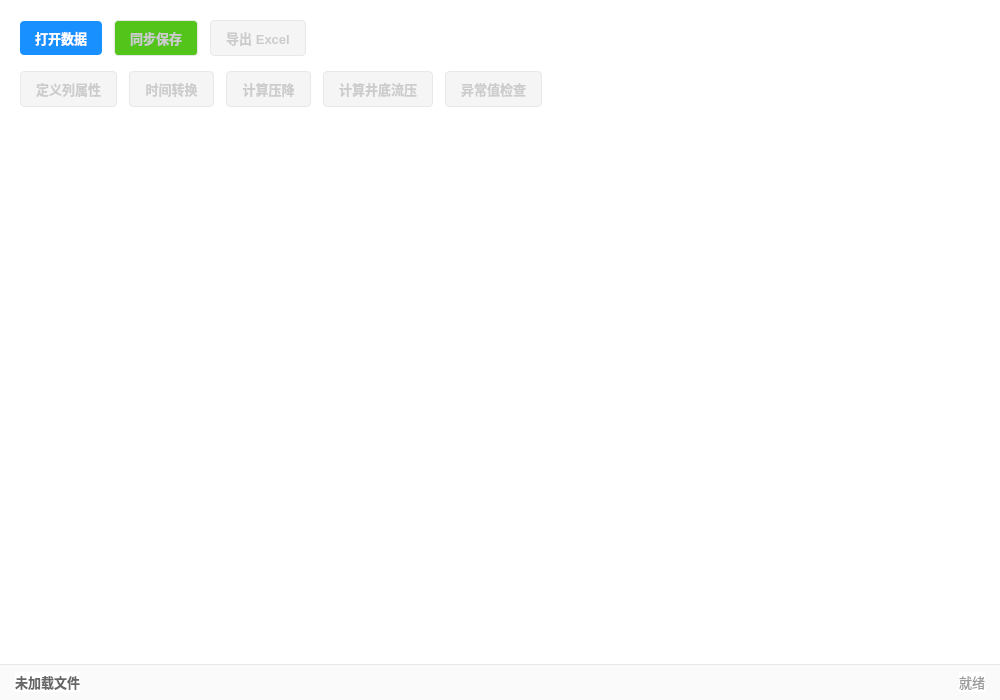
<?xml version="1.0" encoding="UTF-8"?>
<ui version="4.0">
 <class>WT_DataWidget</class>
 <widget class="QWidget" name="WT_DataWidget">
  <property name="geometry">
   <rect>
    <x>0</x>
    <y>0</y>
    <width>1000</width>
    <height>700</height>
   </rect>
  </property>
  <property name="windowTitle">
   <string>WT_DataWidget</string>
  </property>
  <property name="styleSheet">
   <string notr="true">/* 全局设置 */
QWidget {
    background-color: #FFFFFF;
    color: #333333;
    font-family: &quot;Microsoft YaHei&quot;, sans-serif;
    font-size: 13px;
}

/* 顶部操作区：保留背景色，无边框 */
QWidget#topPanel {
    background-color: #FFFFFF;
    border: none;
}

/* 底部信息栏 */
QWidget#bottomPanel {
    background-color: #FAFAFA;
    border-top: 1px solid #E8E8E8;
}

/* 按钮通用样式：蓝色主题 */
QPushButton {
    background-color: #1890FF;
    border: none;
    border-radius: 4px;
    padding: 5px 15px;
    color: #FFFFFF;
    min-height: 24px;
    font-weight: bold;
}
QPushButton:hover {
    background-color: #40A9FF;
}
QPushButton:pressed {
    background-color: #096DD9;
}
QPushButton:disabled {
    background-color: #F5F5F5;
    color: #CCCCCC;
    border: 1px solid #E8E8E8;
}

/* 特殊按钮：同步保存 (绿色) */
QPushButton#btnSave {
    background-color: #52C41A;
}
QPushButton#btnSave:hover {
    background-color: #73D13D;
}
QPushButton#btnSave:pressed {
    background-color: #389E0D;
}

/* QTabWidget 样式优化：体现分区，显示横线 */
QTabWidget::pane {
    border: none;
    /* 这里设置横线，颜色稍深以体现分割 */
    border-top: 1px solid #D9D9D9;
    background: #FFFFFF;
    /* top: 0px 表示不重叠，横线完整显示 */
    top: 0px;
}

QTabBar::tab {
    background: #FFFFFF;
    border: none;
    /* 底部透明边框，占位 */
    border-bottom: 2px solid transparent;
    padding: 8px 20px;
    min-width: 80px;
    color: #666666;
    margin-right: 2px;
    /* 底部外边距为0，紧贴横线 */
    margin-bottom: 0px;
}

QTabBar::tab:selected {
    color: #1890FF;
    font-weight: bold;
    /* 选中时，底部出现蓝色指示条，位于横线之上 */
    border-bottom: 2px solid #1890FF;
    background-color: #E6F7FF;
    /* 可选：选中时背景微蓝，增加区分度 */
}

QTabBar::tab:hover {
    color: #40A9FF;
}

/* 底部标签 */
QLabel#filePathLabel {
    color: #666666;
    font-weight: bold;
}
QLabel#statusLabel {
    color: #999999;
}
</string>
  </property>
  <layout class="QVBoxLayout" name="verticalLayout_Main">
   <property name="spacing">
    <number>0</number>
   </property>
   <property name="leftMargin">
    <number>0</number>
   </property>
   <property name="topMargin">
    <number>0</number>
   </property>
   <property name="rightMargin">
    <number>0</number>
   </property>
   <property name="bottomMargin">
    <number>0</number>
   </property>
   <item>
    <widget class="QWidget" name="topPanel" native="true">
     <layout class="QVBoxLayout" name="verticalLayout_Top">
      <property name="spacing">
       <number>15</number>
      </property>
      <property name="leftMargin">
       <number>20</number>
      </property>
      <property name="topMargin">
       <number>20</number>
      </property>
      <property name="rightMargin">
       <number>20</number>
      </property>
      <property name="bottomMargin">
       <number>15</number>
      </property>
      <item>
       <layout class="QHBoxLayout" name="horizontalLayout_FileOps">
        <property name="spacing">
         <number>12</number>
        </property>
        <item>
         <widget class="QPushButton" name="btnOpenFile">
          <property name="minimumSize">
           <size>
            <width>82</width>
            <height>34</height>
           </size>
          </property>
          <property name="cursor">
           <cursorShape>PointingHandCursor</cursorShape>
          </property>
          <property name="text">
           <string>打开数据</string>
          </property>
         </widget>
        </item>
        <item>
         <widget class="QPushButton" name="btnSave">
          <property name="enabled">
           <bool>false</bool>
          </property>
          <property name="cursor">
           <cursorShape>PointingHandCursor</cursorShape>
          </property>
          <property name="text">
           <string>同步保存</string>
          </property>
         </widget>
        </item>
        <item>
         <widget class="QPushButton" name="btnExport">
          <property name="enabled">
           <bool>false</bool>
          </property>
          <property name="cursor">
           <cursorShape>PointingHandCursor</cursorShape>
          </property>
          <property name="text">
           <string>导出 Excel</string>
          </property>
         </widget>
        </item>
        <item>
         <spacer name="horizontalSpacer_File">
          <property name="orientation">
           <enum>Qt::Orientation::Horizontal</enum>
          </property>
          <property name="sizeHint" stdset="0">
           <size>
            <width>40</width>
            <height>20</height>
           </size>
          </property>
         </spacer>
        </item>
       </layout>
      </item>
      <item>
       <layout class="QHBoxLayout" name="horizontalLayout_DataTools">
        <property name="spacing">
         <number>12</number>
        </property>
        <item>
         <widget class="QPushButton" name="btnDefineColumns">
          <property name="enabled">
           <bool>false</bool>
          </property>
          <property name="cursor">
           <cursorShape>PointingHandCursor</cursorShape>
          </property>
          <property name="text">
           <string>定义列属性</string>
          </property>
         </widget>
        </item>
        <item>
         <widget class="QPushButton" name="btnTimeConvert">
          <property name="enabled">
           <bool>false</bool>
          </property>
          <property name="cursor">
           <cursorShape>PointingHandCursor</cursorShape>
          </property>
          <property name="text">
           <string>时间转换</string>
          </property>
         </widget>
        </item>
        <item>
         <widget class="QPushButton" name="btnPressureDropCalc">
          <property name="enabled">
           <bool>false</bool>
          </property>
          <property name="cursor">
           <cursorShape>PointingHandCursor</cursorShape>
          </property>
          <property name="text">
           <string>计算压降</string>
          </property>
         </widget>
        </item>
        <item>
         <widget class="QPushButton" name="btnCalcPwf">
          <property name="enabled">
           <bool>false</bool>
          </property>
          <property name="cursor">
           <cursorShape>PointingHandCursor</cursorShape>
          </property>
          <property name="text">
           <string>计算井底流压</string>
          </property>
         </widget>
        </item>
        <item>
         <widget class="QPushButton" name="btnErrorCheck">
          <property name="enabled">
           <bool>false</bool>
          </property>
          <property name="cursor">
           <cursorShape>PointingHandCursor</cursorShape>
          </property>
          <property name="text">
           <string>异常值检查</string>
          </property>
         </widget>
        </item>
        <item>
         <spacer name="horizontalSpacer_Tools">
          <property name="orientation">
           <enum>Qt::Orientation::Horizontal</enum>
          </property>
          <property name="sizeHint" stdset="0">
           <size>
            <width>40</width>
            <height>20</height>
           </size>
          </property>
         </spacer>
        </item>
       </layout>
      </item>
     </layout>
    </widget>
   </item>
   <item>
    <widget class="QTabWidget" name="tabWidget">
     <property name="documentMode">
      <bool>true</bool>
     </property>
     <property name="tabsClosable">
      <bool>true</bool>
     </property>
    </widget>
   </item>
   <item>
    <widget class="QWidget" name="bottomPanel" native="true">
     <layout class="QHBoxLayout" name="horizontalLayout_Bottom">
      <property name="leftMargin">
       <number>15</number>
      </property>
      <property name="topMargin">
       <number>8</number>
      </property>
      <property name="rightMargin">
       <number>15</number>
      </property>
      <property name="bottomMargin">
       <number>8</number>
      </property>
      <item>
       <widget class="QLabel" name="filePathLabel">
        <property name="text">
         <string>未加载文件</string>
        </property>
       </widget>
      </item>
      <item>
       <spacer name="horizontalSpacer_Bottom">
        <property name="orientation">
         <enum>Qt::Orientation::Horizontal</enum>
        </property>
        <property name="sizeHint" stdset="0">
         <size>
          <width>40</width>
          <height>20</height>
         </size>
        </property>
       </spacer>
      </item>
      <item>
       <widget class="QLabel" name="statusLabel">
        <property name="text">
         <string>就绪</string>
        </property>
        <property name="alignment">
         <set>Qt::AlignmentFlag::AlignRight|Qt::AlignmentFlag::AlignTrailing|Qt::AlignmentFlag::AlignVCenter</set>
        </property>
       </widget>
      </item>
     </layout>
    </widget>
   </item>
  </layout>
 </widget>
 <resources/>
 <connections/>
</ui>
